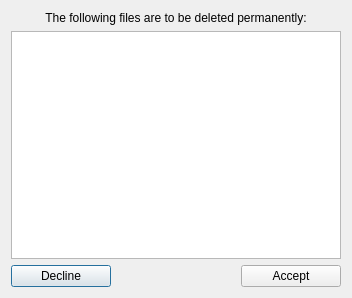
<?xml version="1.0" encoding="UTF-8"?>
<ui version="4.0">
 <class>Dialog</class>
 <widget class="QDialog" name="Dialog">
  <property name="geometry">
   <rect>
    <x>0</x>
    <y>0</y>
    <width>352</width>
    <height>298</height>
   </rect>
  </property>
  <property name="windowTitle">
   <string>Dialog</string>
  </property>
  <layout class="QVBoxLayout" name="verticalLayout_2">
   <item>
    <layout class="QVBoxLayout" name="verticalLayout">
     <item>
      <widget class="QLabel" name="label">
       <property name="text">
        <string>The following files are to be deleted permanently:</string>
       </property>
       <property name="alignment">
        <set>Qt::AlignCenter</set>
       </property>
      </widget>
     </item>
     <item>
      <widget class="QListWidget" name="listWidget">
       <property name="editTriggers">
        <set>QAbstractItemView::NoEditTriggers</set>
       </property>
       <property name="selectionMode">
        <enum>QAbstractItemView::NoSelection</enum>
       </property>
      </widget>
     </item>
     <item>
      <layout class="QHBoxLayout" name="horizontalLayout_2">
       <item>
        <widget class="QPushButton" name="pushDecline">
         <property name="minimumSize">
          <size>
           <width>100</width>
           <height>0</height>
          </size>
         </property>
         <property name="maximumSize">
          <size>
           <width>1000</width>
           <height>16777215</height>
          </size>
         </property>
         <property name="text">
          <string>Decline</string>
         </property>
        </widget>
       </item>
       <item>
        <spacer name="horizontalSpacer">
         <property name="orientation">
          <enum>Qt::Horizontal</enum>
         </property>
         <property name="sizeHint" stdset="0">
          <size>
           <width>40</width>
           <height>20</height>
          </size>
         </property>
        </spacer>
       </item>
       <item>
        <widget class="QPushButton" name="pushAccept">
         <property name="minimumSize">
          <size>
           <width>100</width>
           <height>0</height>
          </size>
         </property>
         <property name="maximumSize">
          <size>
           <width>100</width>
           <height>16777215</height>
          </size>
         </property>
         <property name="text">
          <string>Accept</string>
         </property>
        </widget>
       </item>
      </layout>
     </item>
    </layout>
   </item>
  </layout>
 </widget>
 <resources/>
 <connections/>
</ui>
